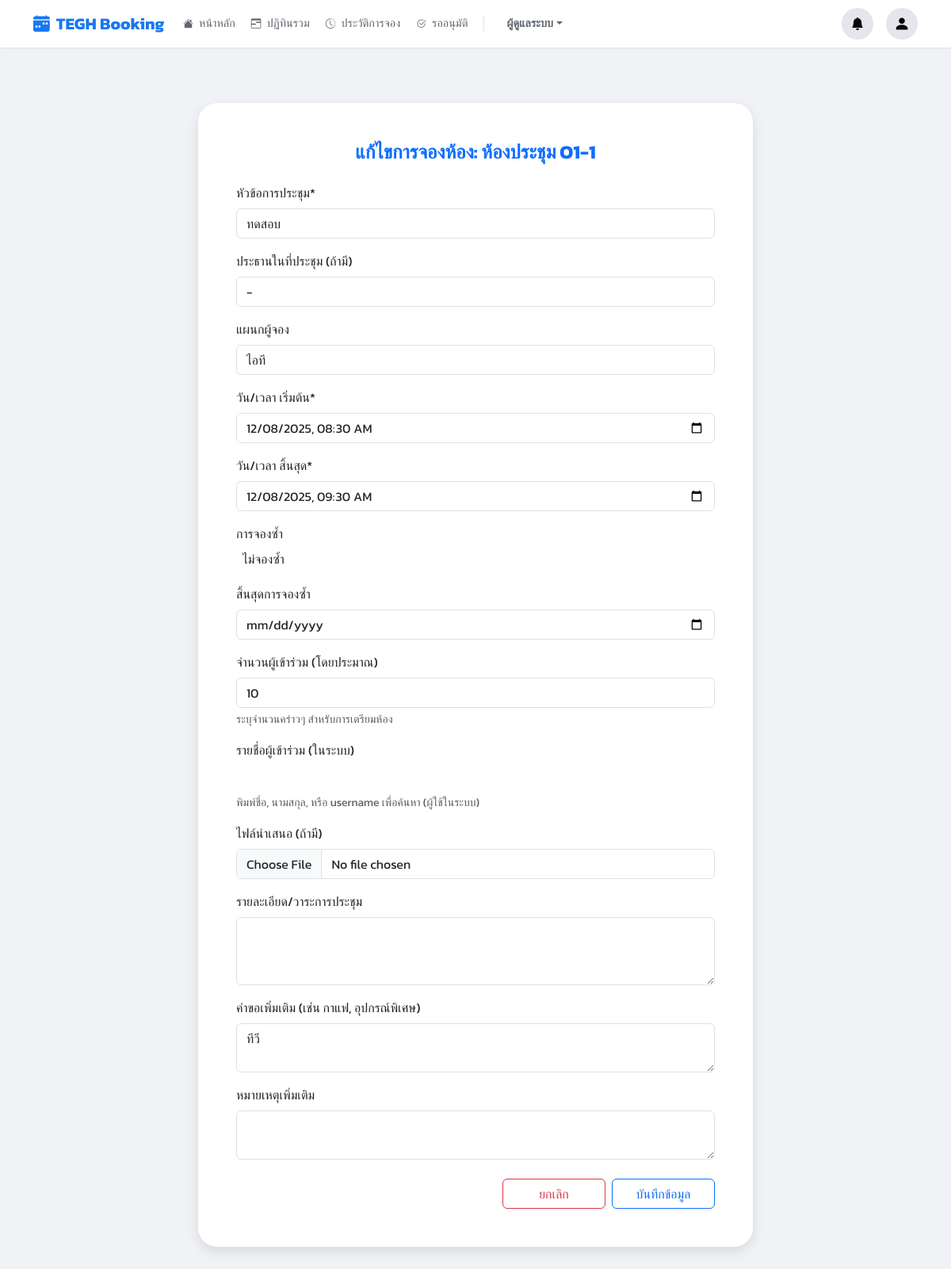
Before: /booking/63/edit/ (signed in) with the older database file.
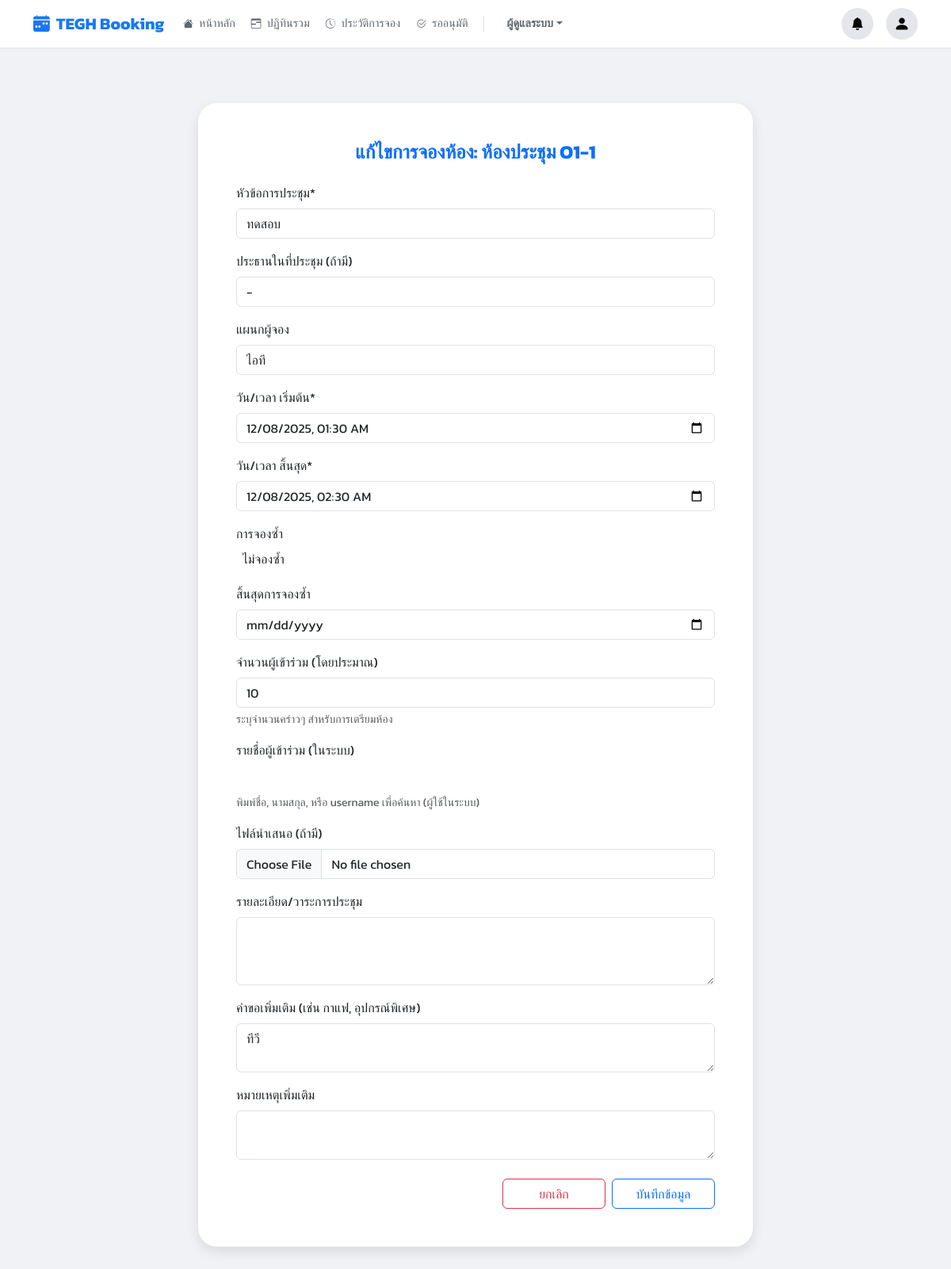
After: the same page with the newer database file.
### booking/models.py (models this page shows, shortened)
class Booking(models.Model):
    user = models.ForeignKey(User, on_delete=models.SET_NULL, null=True, related_name='bookings')
    room = models.ForeignKey(Room, on_delete=models.CASCADE, related_name='bookings')
    title = models.CharField(max_length=200)
    start_time = models.DateTimeField()
    end_time = models.DateTimeField()
    chairman = models.CharField(max_length=200, blank=True, null=True)
    department = models.CharField(max_length=200, blank=True, null=True)
    participant_count = models.PositiveIntegerField(default=1)
    participants = models.ManyToManyField(User, related_name='participating_in', blank=True)
    equipments = models.ManyToManyField(Equipment, blank=True, related_name='bookings', verbose_name="อุปกรณ์ที่ขอเพิ่ม")
    presentation_file = models.FileField(upload_to='presentations/', blank=True, null=True)
    description = models.TextField(blank=True, null=True)
    additional_requests = models.TextField(blank=True, null=True)
    additional_notes = models.TextField(blank=True, null=True)
    STATUS_CHOICES = [
        ('PENDING', 'รออนุมัติ'),
        ('APPROVED', 'อนุมัติแล้ว'),
        ('REJECTED', 'ไม่อนุมัติ'),
        ('CANCELLED', 'ยกเลิกแล้ว'),
    ]
    status = models.CharField(max_length=10, choices=STATUS_CHOICES, default='PENDING')
    created_at = models.DateTimeField(auto_now_add=True)
    updated_at = models.DateTimeField(auto_now=True)
    parent_booking = models.ForeignKey('self', on_delete=models.CASCADE, null=True, blank=True, related_name='child_bookings')
    recurrence_rule = models.CharField(max_length=20, blank=True, null=True)
    outlook_event_id = models.CharField(max_length=255, blank=True, null=True)
    def can_user_edit_or_cancel(self, user):
        if not user or not user.is_authenticated: return False
        if user.is_staff: return True
        if self.is_past: return False
        return self.user == user

class Room(models.Model):
    name = models.CharField(max_length=100)
    building = models.CharField(max_length=100, blank=True, null=True)
    floor = models.CharField(max_length=50, blank=True, null=True)
    location = models.CharField(max_length=255, blank=True, null=True)
    capacity = models.PositiveIntegerField(default=1)
    equipment_in_room = models.TextField(blank=True, null=True, help_text="ระบุอุปกรณ์ถาวรในห้อง")
    image = models.ImageField(upload_to='room_images/', blank=True, null=True)
    approver = models.ForeignKey(User, on_delete=models.SET_NULL, null=True, blank=True, related_name='approvable_rooms')
    is_maintenance = models.BooleanField(default=False, verbose_name="ปิดปรับปรุง (Manual)")
    maintenance_start = models.DateTimeField(null=True, blank=True)
    maintenance_end = models.DateTimeField(null=True, blank=True)
    line_notify_token = models.CharField(max_length=50, blank=True, null=True)
    teams_webhook_url = models.TextField(blank=True, null=True)

### booking/views.py (the view)
# urls.py: path('booking/<int:booking_id>/edit/', views.edit_booking_view, name='edit_booking'),
@login_required
def edit_booking_view(request, booking_id):
    b = get_object_or_404(Booking, pk=booking_id)
    if not b.can_user_edit_or_cancel(request.user):
        messages.error(request, "ไม่มีสิทธิ์แก้ไข")
        return redirect('history')
    if request.method == 'POST':
        form = BookingForm(request.POST, request.FILES, instance=b)
        if form.is_valid():
            booking = form.save(commit=False)
            booking.save()
            form.save_m2m()
            log_action(request, 'BOOKING_EDITED', booking, "แก้ไขการจอง")
            if booking.outlook_event_id and booking.status == 'APPROVED':
                token = get_valid_token(request.user, request)
                if token:
                    try:
                        client = get_outlook_client(request)
                        client.update_calendar_event(token, booking.outlook_event_id, booking)
                    except: pass
            messages.success(request, "แก้ไขเรียบร้อย")
            return redirect('history')
    else:
        form = BookingForm(instance=b)
    return render(request, 'pages/edit_booking.html', {**get_base_context(request), 'form': form, 'booking': b})

### booking/views.py (called while the page is built)
def is_admin(user):
    return user.is_authenticated and (user.is_superuser or user.groups.filter(name='Admin').exists())

def is_approver_or_admin(user):
    return user.is_authenticated and (user.is_superuser or user.groups.filter(name__in=['Approver', 'Admin']).exists())

### templates/pages/edit_booking.html (shortened to what this page needs)
{% extends 'base.html' %}
{% load static %}
{% load crispy_forms_tags %}
{% block extra_head %}
<link href="https://cdn.jsdelivr.net/npm/select2@4.1.0-rc.0/dist/css/select2.min.css" rel="stylesheet" />
<link href="https://cdn.jsdelivr.net/npm/select2-bootstrap-5-theme@1.3.0/dist/select2-bootstrap-5-theme.min.css" rel="stylesheet" />
{% endblock %}
{% block content %}
<div class="form-card animate__animated animate__fadeIn">
    <h4>แก้ไขการจองห้อง: {{ booking.room.name }}</h4>
    <form method="POST" enctype="multipart/form-data" id="bookingForm">
        {{ form|crispy }}
        <div class="form-actions">
            <a href="{% url 'history'%}" class="btn btn-outline-danger me-2">
                 ยกเลิก
            </a>
            <button type="submit" class="btn btn-outline-primary px-4">
                 บันทึกข้อมูล
            </button>
        </div>
    </form>
</div>
{% endblock %}

Changed rows visible on the page:
changed Booking "ทดสอบ": start_time "12/08/2025 08:30" → "12/08/2025 01:30"; end_time "12/08/2025 09:30" → "12/08/2025 02:30"
